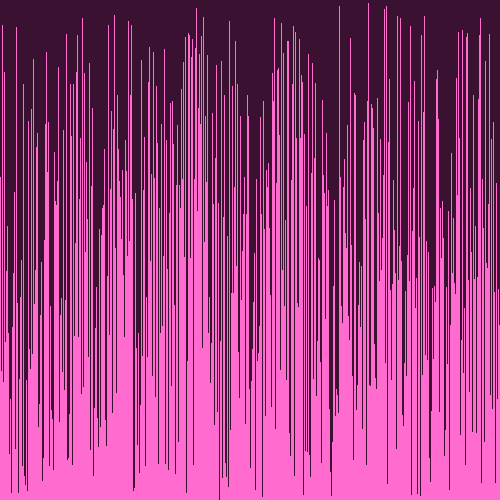
Frame 1 (no input)
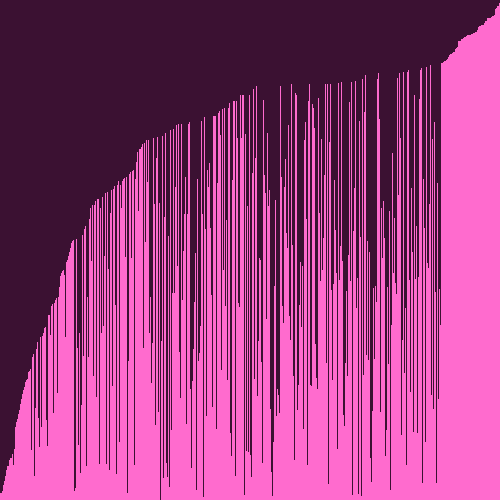
Frame 60 (the mouse pressed at the canvas centre just before this capture)
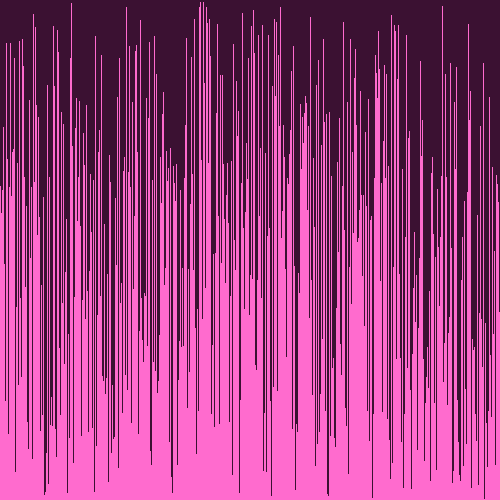
Frame 120 (the mouse held since frame 60 and released just before this capture)

The Processing sketch that drew these frames (run headless with seeded random() and noise(); from frame 60 on, the mouse is pressed at the canvas centre):

// Processing sketch: stepsort_pde
// ── stepsort_pde.pde
/* Paste the code into a new Processing sketch and complete the steps. */

//1. create an array of ints. don't initialize it yet.
int[] Irray;
void setup() {
  //2. set the size of your window
  //  if you are using Processing 3, you cannot use variables
  //  because the developers don't know how programming is supposed to work.
size(500,500);
  //3. initialize your array with the built in width variable
  Irray = new int [500];
  //4. initialize the ints in the array with random numbers
  //   from 0 to the built in height variable
  

for(int i=0; i<Irray.length;i++){
Irray[i] = (int) random(0,500);

}
  //5. call the noStroke() method
noStroke();
}

void draw() {
  //6. set the background color with background(r, g, b);
background(59, 17, 50);
  //7. set the color for your graph
fill(300, 107, 206);
  //8. draw a rectangle for each int in your array.
  for(int i=0; i<Irray.length;i++){
    rect(i, height, 1, -Irray[i]);}
  
  //   the x value will be the current index in the array
  //   the y value will the height variable
  //   the width is 1 (one)
  //   the height is negative the value of the element at the current index of the array


  //9. call the stepSort method
  stepSort(Irray);

  //10. extract the code that randomizes the array into a method.

  //11. call the method you made in step 10 when the mouse is pressed
if (mousePressed){
randomize(Irray);
}
}

void stepSort(int[] arr) {
  for (int i = 1; i < arr.length; i++) {
    if (arr[i - 1] > arr[i]) {
      int t = arr[i];
      arr[i] = arr[i - 1];
      arr[i - 1] = t;
    }
  }
}

void randomize(int[] Irray) {

for(int i=0; i<Irray.length;i++){
Irray[i] = (int) random(0,500);

}

}
